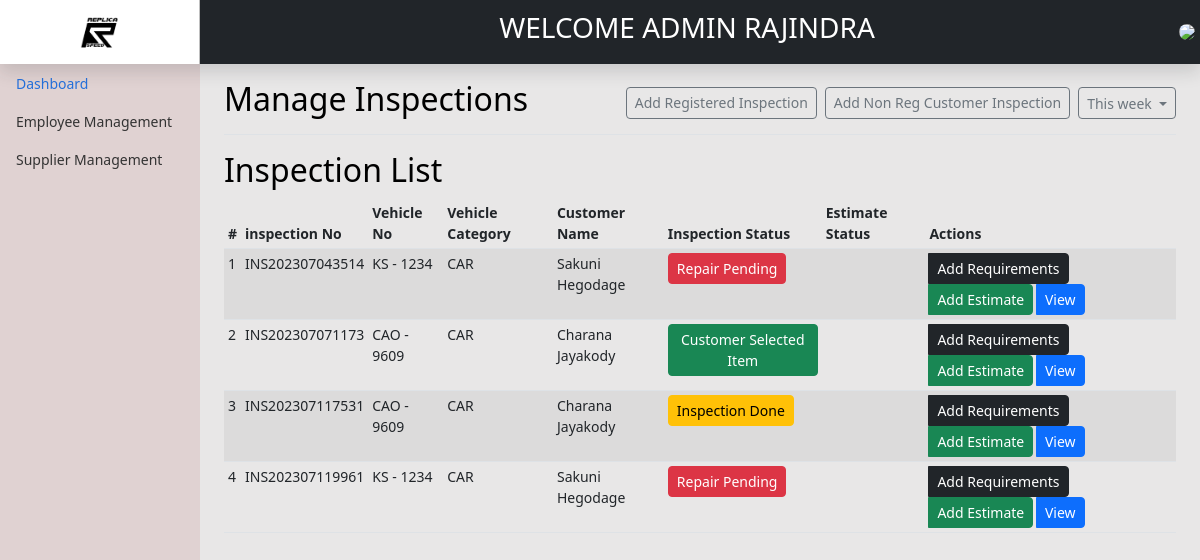
/backend/inspection/viewIEstimates_1.php (signed in), run on the app's committed database.
### tables this page shows
CREATE TABLE IF NOT EXISTS `inspections` (
  `InspectionId` int(11) NOT NULL AUTO_INCREMENT,
  `InspectionNo` varchar(255) NOT NULL,
  `VehicleNo` varchar(255) NOT NULL,
  `CustomerName` varchar(255) NOT NULL,
  `Millege` varchar(255) NOT NULL,
  `FuelType` varchar(255) DEFAULT NULL,
  `inspectionNotes` varchar(255) DEFAULT NULL,
  `Status` int(1) NOT NULL,
  `AddUser` int(11) NOT NULL,
  `AddDate` date NOT NULL,
  `UpdateUser` int(11) DEFAULT NULL,
  `UpdateDate` date DEFAULT NULL,
  PRIMARY KEY (`InspectionId`)
);

CREATE TABLE IF NOT EXISTS `customervehicles` (
  `vehicleId` int(11) NOT NULL AUTO_INCREMENT,
  `CustomerID` int(11) NOT NULL,
  `VehicleModel` varchar(255) NOT NULL,
  `VehicleImage` varchar(255) NOT NULL,
  `VehicleType` int(11) NOT NULL,
  `registerLetter` varchar(20) NOT NULL,
  `RegistrationNo` varchar(255) NOT NULL,
  PRIMARY KEY (`vehicleId`)
);

CREATE TABLE IF NOT EXISTS `vehicle_catergories` (
  `VCatergoryId` int(11) NOT NULL AUTO_INCREMENT,
  `CatergoryName` varchar(10) NOT NULL,
  `CatergoryStatus` int(1) NOT NULL,
  `AddUser` int(10) NOT NULL,
  `AddDate` date NOT NULL,
  `UpdateUser` int(10) DEFAULT NULL,
  `UpdateDate` date DEFAULT NULL,
  PRIMARY KEY (`VCatergoryId`)
);

CREATE TABLE IF NOT EXISTS `customer` (
  `CustomerID` int(11) NOT NULL AUTO_INCREMENT,
  `Email` varchar(30) NOT NULL,
  `Password` varchar(255) NOT NULL,
  `NIC` varchar(12) NOT NULL,
  `FirstName` varchar(255) NOT NULL,
  `LastName` varchar(255) NOT NULL,
  `HouseNo` varchar(10) NOT NULL,
  `Lane` varchar(50) NOT NULL,
  `Street` varchar(50) NOT NULL,
  `City` varchar(20) NOT NULL,
  `Gender` varchar(10) NOT NULL,
  `Status` int(1) NOT NULL,
  `AddUser` int(11) DEFAULT NULL,
  `AddDate` date DEFAULT NULL,
  `UpdateUser` int(11) DEFAULT NULL,
  `UpdateDate` date DEFAULT NULL,
  PRIMARY KEY (`CustomerID`)
);

### backend/inspection/viewIEstimates_1.php (the view, shortened to what this page needs)
<?php include'../header.php'; ?>
<main class="col-md-9 ms-sm-auto col-lg-10 px-md-4">
    <div
        class="d-flex justify-content-between flex-wrap flex-md-nowrap align-items-center pt-3 pb-2 mb-3 border-bottom">
        <h1 class="h2">Manage Inspections</h1>
        <div class="btn-toolbar mb-2 mb-md-0">
            <div class="btn-group me-2">
                <a href="addInspectionRegCustomer.php" class="btn btn-sm btn-outline-secondary">Add Registered Inspection</a>
            </div>
            <div class="btn-group me-2">
                <a href="addInspection.php" class="btn btn-sm btn-outline-secondary">Add Non Reg Customer Inspection</a>
            </div>
            <button type="button" class="btn btn-sm btn-outline-secondary dropdown-toggle">
                This week
            </button>
        </div>
    </div>
    <h2>Inspection List</h2>
    <div class="table-responsive">
        <?php
        $db = dbconn();
        $sql = "SELECT * FROM inspections";
        $result = $db->query($sql);
        ?>
        <table class="table table-striped table-sm">
            <thead>
                <tr>
                    <th scope="col">#</th>
                    <th scope="col">inspection No</th>
                    <th scope="col">Vehicle No</th>
                    <th scope="col">Vehicle Category</th>
                    <th scope="col">Customer Name</th>
                    <th scope="col">Inspection Status</th>
                    <th scope="col">Estimate Status</th>
                    <th>Actions</th>
                </tr>
            </thead>
            <tbody>
                <?php
                if ($result->num_rows > 0) {
                    $n = 1;
                    while ($row = $result->fetch_assoc()) {
                        ?>
                        <tr>
                            <td><?= $n ?></td>
                            <td><?= $row['InspectionNo'] ?></td>
                            <td><?php
                                $vehicleId = $row['VehicleNo'];
                                $db = dbconn();
                                $sqlVehicle = "SELECT VehicleModel,VehicleType,registerLetter,RegistrationNo FROM customervehicles WHERE vehicleId='$vehicleId'";
                                $resultVehicle = $db->query($sqlVehicle);
                                $rowVehicle = $resultVehicle->fetch_assoc();
                                ?>
                                <?= $rowVehicle['registerLetter'] . ' - ' . $rowVehicle['RegistrationNo'] ?>
                            </td>
                            <td>
                                <?php
                                $vehicleType = $rowVehicle['VehicleType'];
                                $sqlVCatergory = "SELECT CatergoryName FROM vehicle_catergories WHERE VCatergoryId='$vehicleType'";
                                $resultVCatergory = $db->query($sqlVCatergory);
                                $rowVCatergory = $resultVCatergory->fetch_assoc();
                                ?>
                                <?= $rowVCatergory['CatergoryName'] ?>
                            </td>
                            <td><?php
                                $CustomerId = $row['CustomerName'];
                                $db = dbconn();
                                $sqlCustomer = "SELECT FirstName,LastName FROM customer WHERE CustomerID='$CustomerId'";
                                $resultCustomer = $db->query($sqlCustomer);
                                $rowCustomer = $resultCustomer->fetch_assoc();
                                ?>
                                <?= $rowCustomer['FirstName'] . ' ' . $rowCustomer['LastName'] ?>
                            </td>
                            <td>
                                <?php
                                $InspectionStatus = $row['Status'];
                                $statusDescription = '';
                                switch ($InspectionStatus) {
                                    case 1:
                                        $statusDescription = "Inspection Done";
                                        $statusColor = "btn btn-warning btn-sm";
                                        break;
                                    case 2:
                                        $statusDescription = "Customer Selected Item";
                                        $statusColor = "btn btn-success btn-sm";
                                        break;
                                    case 5:
                                        $statusDescription = "Repair Pending";
                                        $statusColor = "btn btn-danger btn-sm";
                                        break;
                                }
                                ?>
                                <span class='<?= $statusColor; ?>'><?= $statusDescription; ?> </span>
                            </td>
                            <td>
                            </td>
                            <td>
                                <form method='post' action="customerSelectedRepairs.php" class="btn-group">
                                    <button class="btn btn-dark btn-sm" type="submit" name="action" value="edit">Add Requirements</button>
                                </form>
                                <form method='post' action="estimate.php" class="btn-group" >
                                    <button class="btn btn-success btn-sm" type="submit" name="action" value="add">Add Estimate</button>
                                </form>
                                <form method='post' action="InspectionReport.php" class="btn-group">
                                    <button class="btn btn-primary btn-sm" type="submit" name="action" value="view">View</button>
                                </form>
                            </td>
                        </tr>
                        <?php
                        $n++;
                    }
                }
                ?>
            </tbody>
        </table>
    </div>
</main>
<?php include'../footer.php'; ?>

### backend/assets/css/dashboard.css (style rules this page uses)
body { font-size: .875rem; }

### data on the page
inspections: InspectionNo "INS202307043514", customervehicles.registerLetter "KS", customervehicles.RegistrationNo "1234", vehicle_catergories.CatergoryName "CAR", customer.FirstName "Sakuni", customer.LastName "Hegodage", Status "Repair Pending"
inspections: InspectionNo "INS202307071173", customervehicles.registerLetter "CAO", customervehicles.RegistrationNo "9609", vehicle_catergories.CatergoryName "CAR", customer.FirstName "Charana", customer.LastName "Jayakody", Status "Customer Selected Item"
inspections: InspectionNo "INS202307117531", customervehicles.registerLetter "CAO", customervehicles.RegistrationNo "9609", vehicle_catergories.CatergoryName "CAR", customer.FirstName "Charana", customer.LastName "Jayakody", Status "Inspection Done"
inspections: InspectionNo "INS202307119961", customervehicles.registerLetter "KS", customervehicles.RegistrationNo "1234", vehicle_catergories.CatergoryName "CAR", customer.FirstName "Sakuni", customer.LastName "Hegodage", Status "Repair Pending"

### other printed values
$_SESSION["userrole"] "ADMIN"
$_SESSION["FirstName"] "RAJINDRA"
